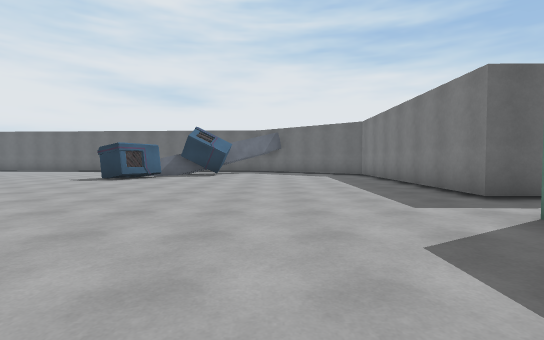
view 1 (above)

21 first-person views from a walk through a 3-D level made in the Unity game engine. The camera is 1.2 m above the floor, tilts 2° down and sees 85° across. The floor is counted in squares, 2 m on a side. Each view is taken from the middle of a square. On the plan, view 1 faces up. The plan holds only what a view shows up to about 9 squares ahead; the rest is blank. The place goes on beyond the plan. The player is left out.

view 2
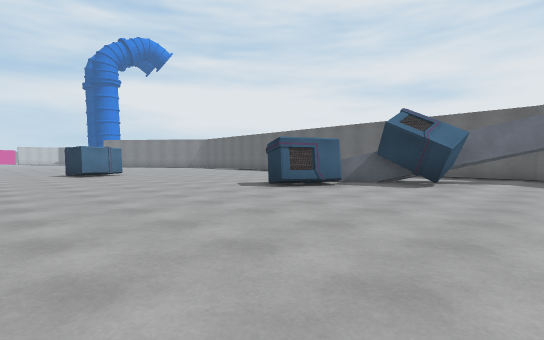

view 3
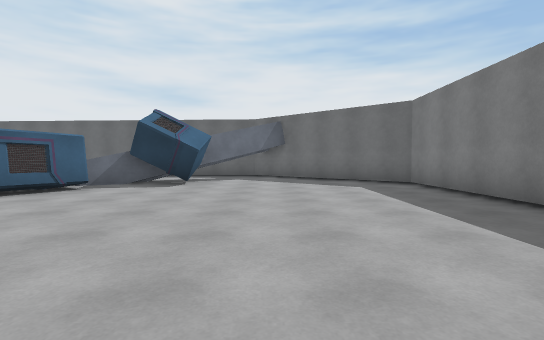

view 4
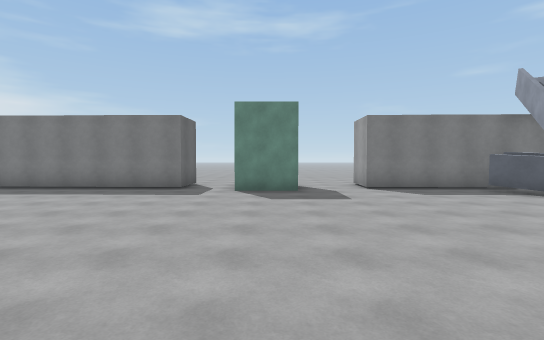

view 5
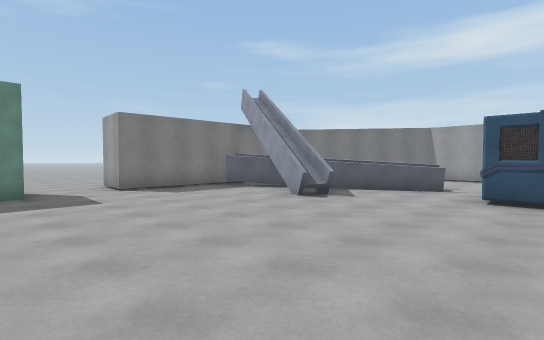

view 6
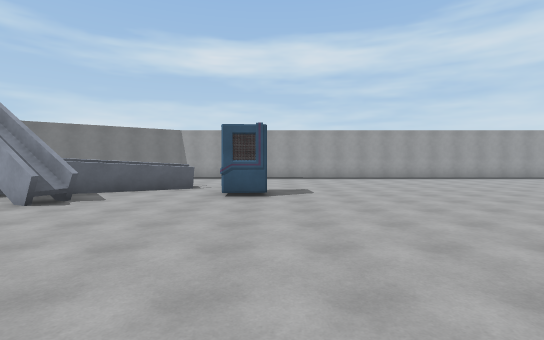

view 7
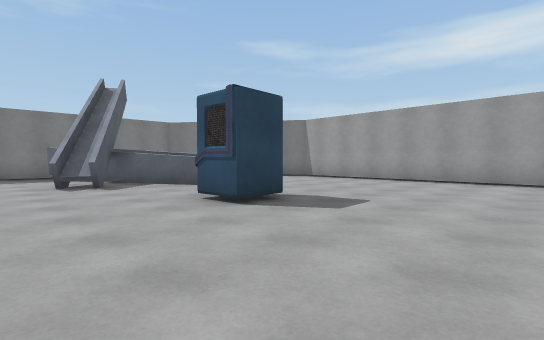

view 8
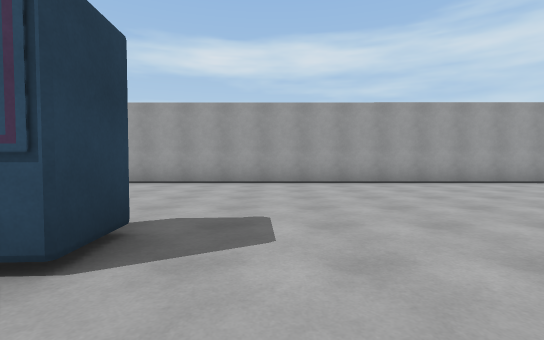

view 9
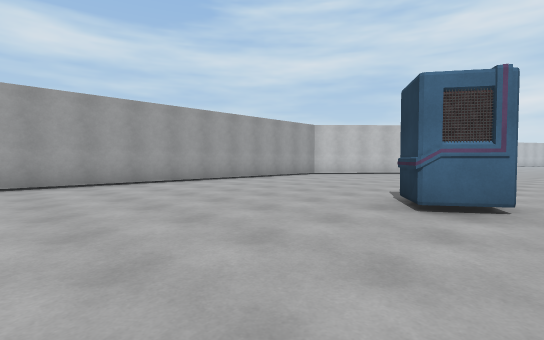

view 10
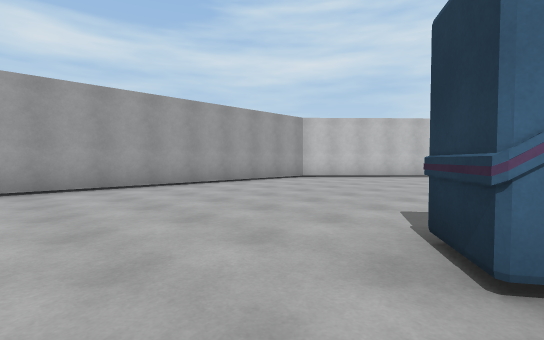

view 11
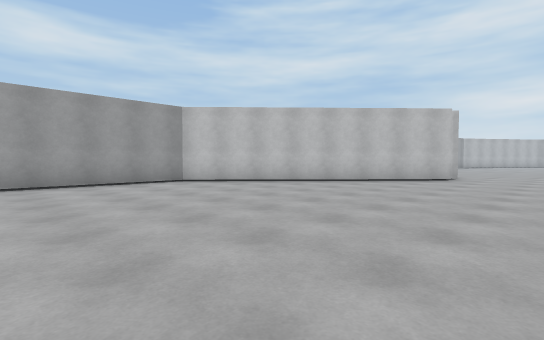

view 12
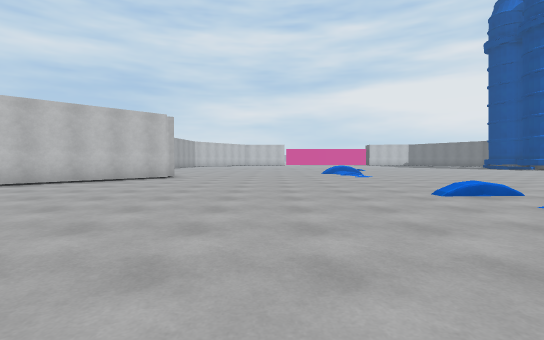

view 13
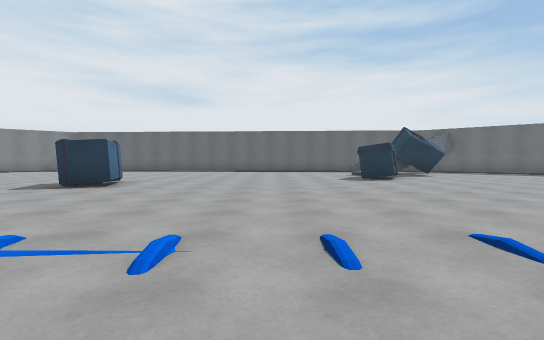

view 14
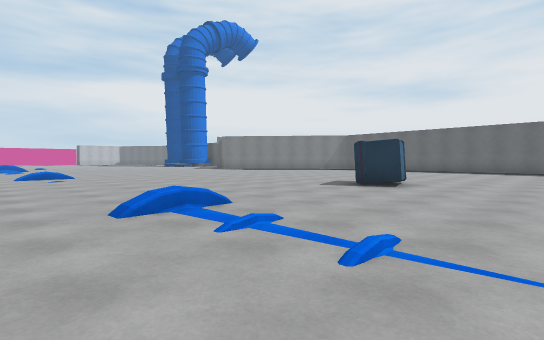

view 15
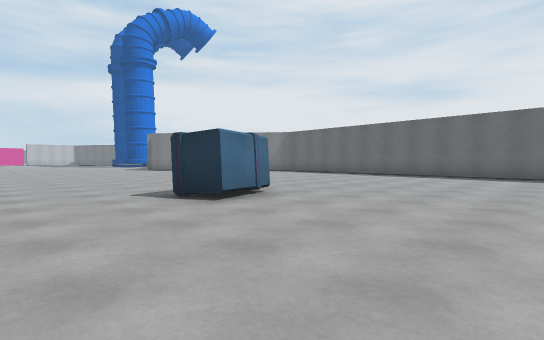

view 16
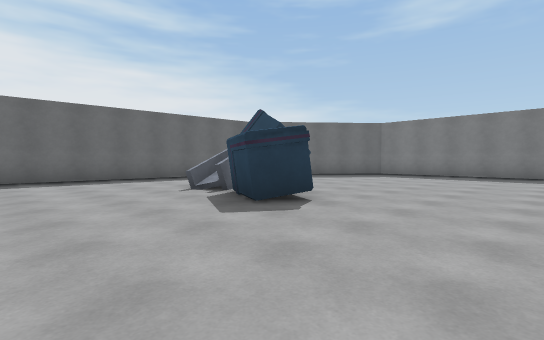

view 17
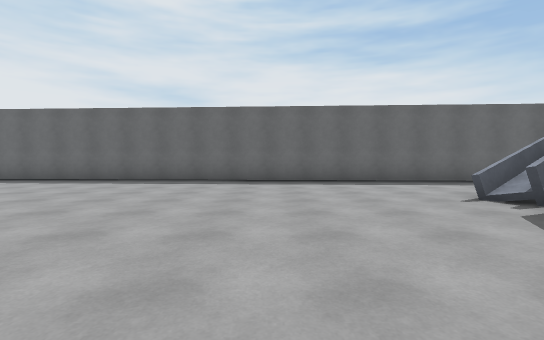

view 18
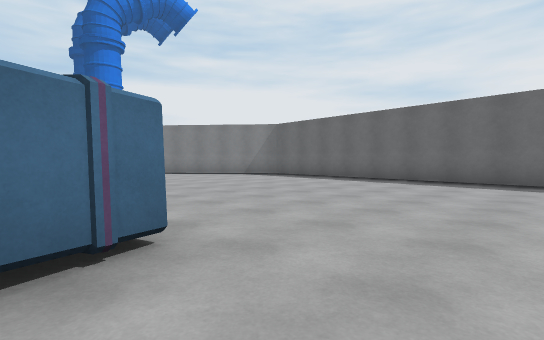

view 19
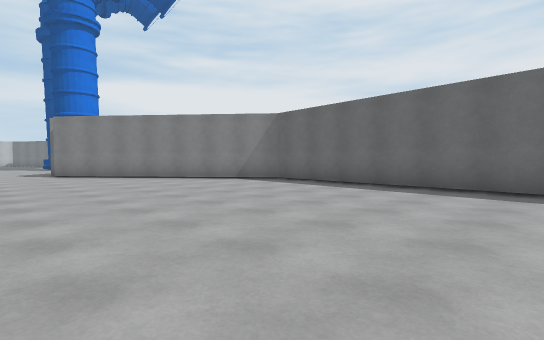

view 20
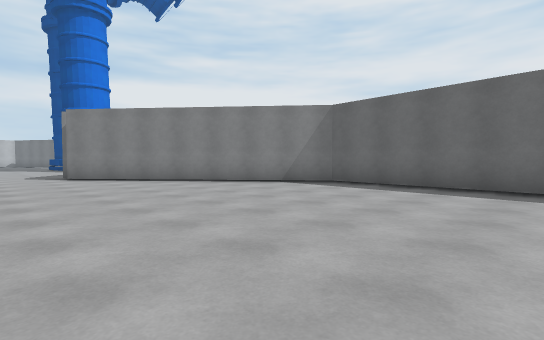

view 21
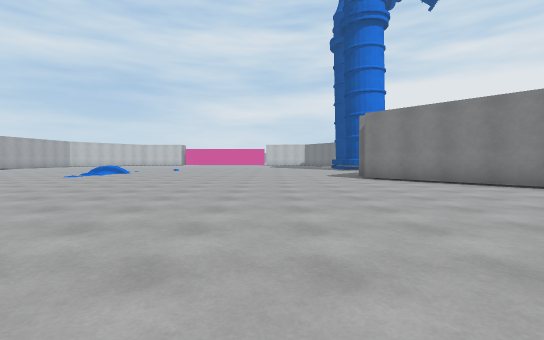

### Floor plan
Points are (right, up) in squares from view 1. A wall is a line through its corners. A room is listed if a view was taken in it or the views show most of it. See-through windows are left out.
Room 1 (views 1, 2, 3, 4, 5, 6, 7, 8, 9, 10, 11, 12, 13, 14, 15, 16, 17, 18, 19, 20, 21)
walls: (-1.3, -3.6) (-0.2, -4.1); (-1, -3) (0.9, -3.9); (-2.9, -6.3) (2.5, -3.4); (-2.6, -6.8) (1.2, -4.9); (-2.7, 12.6) (-5, 11.3); (0.5, -4.6) (-1.3, -3.7); (-24.6, -5.3) (-19, -10.5) (-2.4, -10.6); (2.7, 1.2) (2.7, 3); (3.3, 4.5) (3.4, 11.3) (1.3, 13.1); (-0.5, 13.1) (-4.6, 10.8); (3.1, -4) (3.1, -0.6); (-0.4, 14) (-2.2, 12.9); (-0.5, 14.7) (-18.5, 15.7) (-24.3, 10.8)
low walls: (-4.6, 10.8) (-5.1, 11.5)
ways out: opening at (4, 0.5); opening at (4, 4)
objects: other object (-14, -4) to (-13, -4); other object (-13, 7) to (-12, 8); other object (-5, 9) to (-4, 10); other object (-4, -5); other object (-3, 11) to (-2, 11)

Positions as (right, up) in squares from view 1, and headings:
1: (0, 0), facing up
2: (0, 4), facing up-left
3: (0, 4), facing up
4: (-5, 2), facing right
5: (-5, 2), facing down-right
6: (-5, 2), facing down
7: (-8, -2), facing down-right
8: (-6, -3), facing down
9: (-9, -3), facing down-left
10: (-11, -4), facing down-left
11: (-15, -3), facing down-left
12: (-15, -2), facing left
13: (-8, 0), facing up
14: (-9, 0), facing up-left
15: (-8, 4), facing up-left
16: (-8, 6), facing up-right
17: (-8, 7), facing up
18: (-10, 7), facing up-left
19: (-12, 9), facing up-left
20: (-14, 9), facing up-left
21: (-15, 8), facing left
